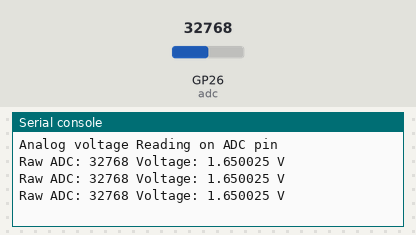
This program was run on a simulated Raspberry Pi Pico running MicroPython. Parts: the last lines printed to the serial console. The test bench sets the inputs (shaded band); at power-on: GP26 (adc) = 32768 (analog values on the 0–65535 scale).

Above: at 1.2 s.
1.3 s: GP26 (adc) set to 45874
At 1.9 s:
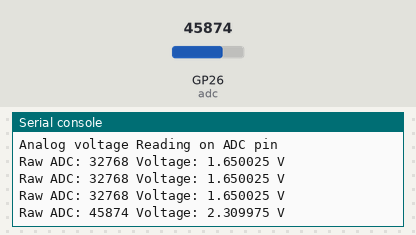
2.8 s: GP26 (adc) set to 57670
At 3.4 s:
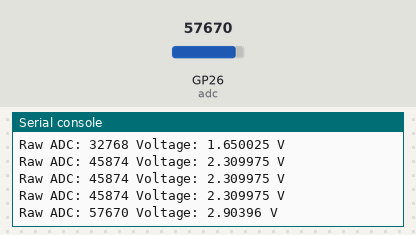
Timing chart, 0 to 5.8 s (numbered marks = the images above; inputs shaded):
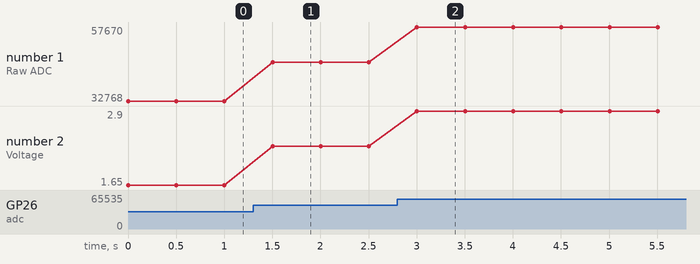

Measured:
- after the input at 1.3 s, the serial console: prints a new line after 0.20 s (image 1)
- after the input at 2.8 s, the serial console: prints a new line after 0.20 s (image 2)
- plotted number 1: 32768 → 45874 after the input at 1.3 s, 45874 → 57670 after the input at 2.8 s
- plotted number 2: 1.65 → 2.31 after the input at 1.3 s, 2.31 → 2.9 after the input at 2.8 s

The program:

ADC.py
```python
"""This program reads an analog voltage connected to GPIO26 (ADC0)
and converts the raw ADC value into a voltage level.

Hardware notes:
- GPIO26 is ADC0 on all RP2040-based boards
- ADC input range: 0V to 3.3V ONLY
- Do NOT exceed 3.3V on the ADC pin """


from machine import Pin, ADC
import time

adc = ADC(Pin(26))

conversion_factor = 3.3 / 65535

print("Analog voltage Reading on ADC pin")

while True:
    raw = adc.read_u16()
    voltage = raw * conversion_factor
    print("Raw ADC:",raw,"Voltage:",voltage,"V")
    time.sleep(0.5)
```
